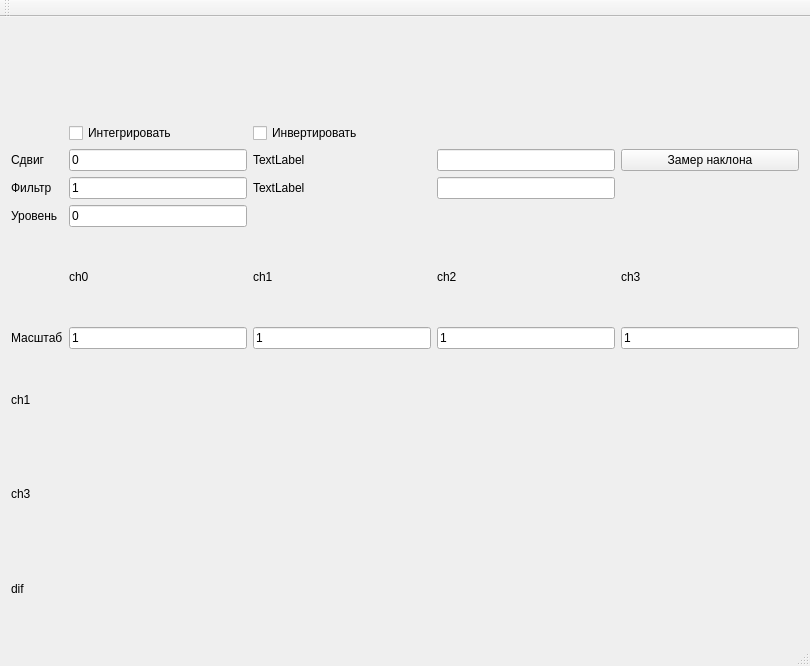
<?xml version="1.0" encoding="UTF-8"?>
<ui version="4.0">
 <class>MainWindow</class>
 <widget class="QMainWindow" name="MainWindow">
  <property name="geometry">
   <rect>
    <x>0</x>
    <y>0</y>
    <width>810</width>
    <height>666</height>
   </rect>
  </property>
  <property name="windowTitle">
   <string>MainWindow</string>
  </property>
  <widget class="QWidget" name="centralWidget">
   <layout class="QGridLayout" name="gridLayout">
    <item row="7" column="1">
     <widget class="QLabel" name="degrees1">
      <property name="text">
       <string/>
      </property>
     </widget>
    </item>
    <item row="8" column="1">
     <widget class="QLabel" name="degrees2">
      <property name="text">
       <string/>
      </property>
     </widget>
    </item>
    <item row="6" column="2">
     <widget class="QLineEdit" name="div1">
      <property name="text">
       <string>1</string>
      </property>
     </widget>
    </item>
    <item row="6" column="3">
     <widget class="QLineEdit" name="div2">
      <property name="text">
       <string>1</string>
      </property>
     </widget>
    </item>
    <item row="4" column="0">
     <widget class="QLabel" name="label_3">
      <property name="text">
       <string>Уровень</string>
      </property>
     </widget>
    </item>
    <item row="3" column="1">
     <widget class="QLineEdit" name="lineEdit_2">
      <property name="text">
       <string>1</string>
      </property>
     </widget>
    </item>
    <item row="2" column="1">
     <widget class="QLineEdit" name="lineEdit">
      <property name="text">
       <string>0</string>
      </property>
     </widget>
    </item>
    <item row="2" column="0">
     <widget class="QLabel" name="label">
      <property name="text">
       <string>Сдвиг</string>
      </property>
     </widget>
    </item>
    <item row="3" column="0">
     <widget class="QLabel" name="label_2">
      <property name="text">
       <string>Фильтр</string>
      </property>
     </widget>
    </item>
    <item row="1" column="1">
     <widget class="QCheckBox" name="checkBox">
      <property name="text">
       <string>Интегрировать</string>
      </property>
     </widget>
    </item>
    <item row="6" column="4">
     <widget class="QLineEdit" name="div3">
      <property name="text">
       <string>1</string>
      </property>
     </widget>
    </item>
    <item row="4" column="1">
     <widget class="QLineEdit" name="zeroLevel">
      <property name="text">
       <string>0</string>
      </property>
     </widget>
    </item>
    <item row="6" column="1">
     <widget class="QLineEdit" name="div0">
      <property name="text">
       <string>1</string>
      </property>
     </widget>
    </item>
    <item row="0" column="0" colspan="5">
     <widget class="QwtPlot" name="qwtPlot"/>
    </item>
    <item row="6" column="0">
     <widget class="QLabel" name="label_4">
      <property name="text">
       <string>Масштаб</string>
      </property>
     </widget>
    </item>
    <item row="5" column="1">
     <widget class="QLabel" name="label_5">
      <property name="text">
       <string>ch0</string>
      </property>
     </widget>
    </item>
    <item row="5" column="2">
     <widget class="QLabel" name="label_6">
      <property name="text">
       <string>ch1</string>
      </property>
     </widget>
    </item>
    <item row="5" column="3">
     <widget class="QLabel" name="label_7">
      <property name="text">
       <string>ch2</string>
      </property>
     </widget>
    </item>
    <item row="2" column="3">
     <widget class="QLineEdit" name="lineEdit_3"/>
    </item>
    <item row="5" column="4">
     <widget class="QLabel" name="label_8">
      <property name="text">
       <string>ch3</string>
      </property>
     </widget>
    </item>
    <item row="3" column="3">
     <widget class="QLineEdit" name="lineEdit_4"/>
    </item>
    <item row="1" column="2">
     <widget class="QCheckBox" name="checkBox_2">
      <property name="text">
       <string>Инвертировать</string>
      </property>
     </widget>
    </item>
    <item row="3" column="2">
     <widget class="QLabel" name="label_10">
      <property name="text">
       <string>TextLabel</string>
      </property>
     </widget>
    </item>
    <item row="2" column="2">
     <widget class="QLabel" name="label_9">
      <property name="text">
       <string>TextLabel</string>
      </property>
     </widget>
    </item>
    <item row="2" column="4">
     <widget class="QPushButton" name="measureAngleButton">
      <property name="text">
       <string>Замер наклона</string>
      </property>
     </widget>
    </item>
    <item row="8" column="0">
     <widget class="QLabel" name="val1">
      <property name="text">
       <string>ch3</string>
      </property>
     </widget>
    </item>
    <item row="7" column="0">
     <widget class="QLabel" name="val2">
      <property name="text">
       <string>ch1</string>
      </property>
     </widget>
    </item>
    <item row="9" column="0">
     <widget class="QLabel" name="dif">
      <property name="text">
       <string>dif</string>
      </property>
     </widget>
    </item>
    <item row="9" column="1">
     <widget class="QLabel" name="dif_val">
      <property name="text">
       <string/>
      </property>
     </widget>
    </item>
   </layout>
  </widget>
  <widget class="QMenuBar" name="menuBar">
   <property name="geometry">
    <rect>
     <x>0</x>
     <y>0</y>
     <width>810</width>
     <height>19</height>
    </rect>
   </property>
  </widget>
  <widget class="QToolBar" name="mainToolBar">
   <attribute name="toolBarArea">
    <enum>TopToolBarArea</enum>
   </attribute>
   <attribute name="toolBarBreak">
    <bool>false</bool>
   </attribute>
  </widget>
  <widget class="QStatusBar" name="statusBar"/>
 </widget>
 <layoutdefault spacing="6" margin="11"/>
 <customwidgets>
  <customwidget>
   <class>QwtPlot</class>
   <extends>QFrame</extends>
   <header>qwt_plot.h</header>
  </customwidget>
 </customwidgets>
 <resources/>
 <connections/>
</ui>
